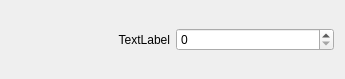
<?xml version="1.0" encoding="UTF-8"?>
<ui version="4.0">
 <class>DefaultRestorableSpinBox</class>
 <widget class="QWidget" name="DefaultRestorableSpinBox">
  <property name="geometry">
   <rect>
    <x>0</x>
    <y>0</y>
    <width>345</width>
    <height>79</height>
   </rect>
  </property>
  <property name="windowTitle">
   <string>Form</string>
  </property>
  <layout class="QHBoxLayout" name="horizontalLayout_2">
   <item>
    <layout class="QHBoxLayout" name="horizontalLayout">
     <item>
      <widget class="QLabel" name="label">
       <property name="text">
        <string>TextLabel</string>
       </property>
       <property name="alignment">
        <set>Qt::AlignRight|Qt::AlignTrailing|Qt::AlignVCenter</set>
       </property>
      </widget>
     </item>
     <item>
      <widget class="QSpinBox" name="spinBox"/>
     </item>
    </layout>
   </item>
  </layout>
 </widget>
 <resources/>
 <connections/>
</ui>
